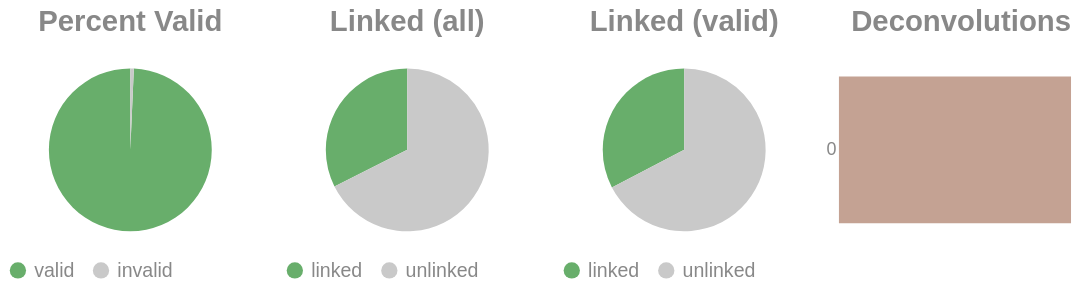

The notebook cell this image was saved under:
### Code cell
if SKIPLR:
    pass
else:
    clash = Counter()
    for i in valids['molecule'].to_list():
        _mol = i.split("-")
        if len(_mol) == 1:
            clash.update('0')
        else:
            clash.update(_mol[-1])

    _d = {"deconvolutions": [], 'count': []}
    for k,v in clash.items():
        _d['deconvolutions'].append(k)
        _d['count'].append(v)

    tot_valid = valids['reads'].sum()
    mask = valids['reads'] >= 2
    n_linked_reads = valids.filter(mask)['reads'].sum()
    if n_linked_reads == 0:
        print_html("No linked molecules (>=2 reads) were detected; skipping linked-only distributions.")
        SKIPLR = True
    else:
        perc_valid = round(tot_valid / n_reads, 4)
        linked_perc_abs = round(n_linked_reads / n_reads, 4)
        linked_perc = round(n_linked_reads / tot_valid, 4)

    _valid = pl.DataFrame({"valids": ['valid', 'invalid'], "count": [tot_valid, n_reads - tot_valid]})
    _linked_abs = pl.DataFrame({"linked (absolute)": ['linked', 'unlinked'], "count": [n_linked_reads, n_reads - n_linked_reads]})
    _linked_rel = pl.DataFrame({"linked (valids)": ['linked', 'unlinked'], "count": [n_linked_reads, tot_valid - n_linked_reads]})

    (
        alt.hconcat(
            piechart(_valid, goodval = 'valid', title = "Percent Valid"),
            piechart(_linked_abs, goodval = "linked", title =  "Linked (all)"),
            piechart(_linked_rel, goodval = "linked", title =  "Linked (valid)"),
            convolutionbar(pl.DataFrame(_d), title = "Deconvolutions"),
            center = True,
            bounds = 'flush'
        )
        .resolve_scale(color='independent')
        .resolve_legend('independent')
        .properties(usermeta={'embedOptions': {"actions": False}})
    ).display()

### Figure 1 — Vega-Lite specification as saved in the notebook (floating-point values rounded to 4 significant figures)
{"width": "container", "height": 400, "config": {"title": {"anchor": "start", "dy": -15, "fontSize": 18, "color": "#888888", "subtitleColor": "#888888", "subtitleFontSize": 14}, "arc": {"fill": "#0072B2"}, "axis": {"domainColor": "#888888", "domainWidth": 0.5, "gridWidth": 0.2, "grid": false, "titleFontWeight": 400, "titleFontSize": 15, "labelFontSize": 11, "labelColor": "#888888", "tickColor": "#888888", "tickWidth": 0.2, "titleColor": "#888888"}, "axisBand": {"grid": false}, "axisX": {"grid": true, "tickSize": 10, "domainCap": "round"}, "axisY": {"domain": false, "grid": true, "tickSize": 0, "domainCap": "round"}, "background": "transparent", "header": {"labelFontSize": 15, "labelColor": "#888888", "titleFontSize": 15, "titleFontWeight": 600, "titleColor": "#888888"}, "legend": {"labelFont": "sans-serif", "labelFontSize": 12, "labelColor": "#888888", "symbolSize": 100, "symbolType": "circle", "titleFontSize": 12, "titlePadding": 10, "titleColor": "#888888", "title": null}, "range": {"category": ["#E69F00", "#56B4E9", "#009E73", "#F0E442", "#0072B2", "#D55E00", "#CC79A7", "#000000"], "diverging": ["#cfe8f3", "#a2d4ec", "#73bfe2", "#46abdb", "#1696d2", "#12719e"]}, "area": {"fill": "#0072B2", "fillOpacity": 0.7, "line": true, "strokeOpacity": 0.7}, "line": {"color": "#0072B2", "stroke": "#0072B2", "strokeWidth": 2}, "trail": {"color": "#0072B2", "stroke": "#0072B2", "strokeWidth": 0, "size": 1}, "point": {"filled": true, "fillOpacity": 1.0, "size": 95}, "text": {"color": "#888888", "fontSize": 11, "align": "right", "fontWeight": 400, "size": 11}, "bar": {"fill": "#0072B2", "stroke": null}, "view": {"stroke": null, "continuousWidth": 660, "continuousHeight": 400}}, "hconcat": [{"data": {"name": "data-56c743d66556c292de4283a7e7bce42a"}, "mark": {"type": "arc"}, "encoding": {"color": {"field": "valids", "legend": {"orient": "bottom", "title": null}, "scale": {"domain": ["valid", "invalid"], "range": ["#68ae6b", "#C9C9C9"]}, "title": "Valids", "type": "nominal"}, "theta": {"field": "count", "type": "quantitative"}, "tooltip": [{"field": "valids", "title": "Valids", "type": "ordinal"}, {"field": "percent", "format": ".2%", "title": "Percent", "type": "quantitative"}, {"field": "count", "title": "Count", "type": "quantitative"}]}, "height": 100, "title": {"text": "Percent Valid", "align": "center", "anchor": "middle"}, "transform": [{"calculate": "datum.count / 8299203", "as": "percent"}], "width": 150}, {"data": {"name": "data-4670e063134476be060f99d34095a79d"}, "mark": {"type": "arc"}, "encoding": {"color": {"field": "linked (absolute)", "legend": {"orient": "bottom", "title": null}, "scale": {"domain": ["linked", "unlinked"], "range": ["#68ae6b", "#C9C9C9"]}, "title": "Linked (Absolute)", "type": "nominal"}, "theta": {"field": "count", "type": "quantitative"}, "tooltip": [{"field": "linked (absolute)", "title": "Linked (Absolute)", "type": "ordinal"}, {"field": "percent", "format": ".2%", "title": "Percent", "type": "quantitative"}, {"field": "count", "title": "Count", "type": "quantitative"}]}, "height": 100, "title": {"text": "Linked (all)", "align": "center", "anchor": "middle"}, "transform": [{"calculate": "datum.count / 8299203", "as": "percent"}], "width": 150}, {"data": {"name": "data-c400d30115e66d41592bd14d3c98dcdc"}, "mark": {"type": "arc"}, "encoding": {"color": {"field": "linked (valids)", "legend": {"orient": "bottom", "title": null}, "scale": {"domain": ["linked", "unlinked"], "range": ["#68ae6b", "#C9C9C9"]}, "title": "Linked (Valids)", "type": "nominal"}, "theta": {"field": "count", "type": "quantitative"}, "tooltip": [{"field": "linked (valids)", "title": "Linked (Valids)", "type": "ordinal"}, {"field": "percent", "format": ".2%", "title": "Percent", "type": "quantitative"}, {"field": "count", "title": "Count", "type": "quantitative"}]}, "height": 100, "title": {"text": "Linked (valid)", "align": "center", "anchor": "middle"}, "transform": [{"calculate": "datum.count / 8241858", "as": "percent"}], "width": 150}, {"data": {"name": "data-7e7586df6b0010de8201cfef98da99f1"}, "mark": {"type": "bar"}, "encoding": {"color": {"field": "deconvolutions", "legend": null, "scale": {"scheme": "lightgreyred"}, "type": "nominal"}, "tooltip": [{"field": "deconvolutions", "title": "Deconvolutions", "type": "ordinal"}, {"field": "percent", "format": ".2%", "title": "Percent", "type": "quantitative"}, {"field": "count", "title": "Count", "type": "quantitative"}], "x": {"axis": null, "field": "count", "type": "quantitative"}, "y": {"field": "deconvolutions", "sort": "ascending", "title": null, "type": "nominal"}}, "height": 100, "title": {"text": "Deconvolutions", "align": "center", "anchor": "middle"}, "transform": [{"calculate": "datum.count / 6648737", "as": "percent"}], "width": 150}], "bounds": "flush", "center": true, "resolve": {"legend": {"angle": "independent"}, "scale": {"color": "independent"}}, "usermeta": {"embedOptions": {"actions": false}}, "$schema": "https://vega.github.io/schema/vega-lite/v6.1.0.json", "datasets": {"data-56c743d66556c292de4283a7e7bce42a": [{"valids": "valid", "count": 8241858}, {"valids": "invalid", "count": 57345}], "data-4670e063134476be060f99d34095a79d": [{"linked (absolute)": "linked", "count": 2689371}, {"linked (absolute)": "unlinked", "count": 5609832}], "data-c400d30115e66d41592bd14d3c98dcdc": [{"linked (valids)": "linked", "count": 2689371}, {"linked (valids)": "unlinked", "count": 5552487}], "data-7e7586df6b0010de8201cfef98da99f1": [{"deconvolutions": "0", "count": 6648737}]}}
